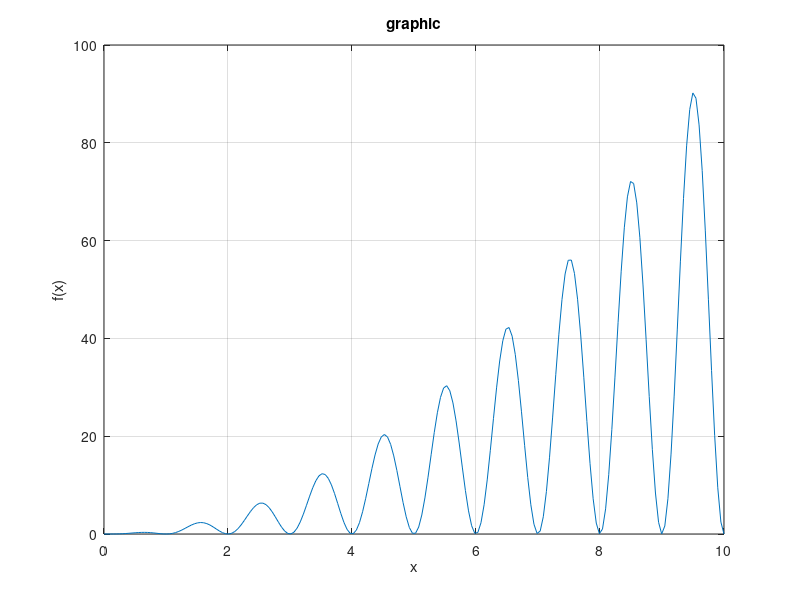

MATLAB code to generate this figure:
x=linspace(0,10,200);
y=(x.^2).*(sin(x.*pi)).^2;
plot(x,y);
grid on;
xlabel('x');
ylabel('f(x)');
title('graphic');